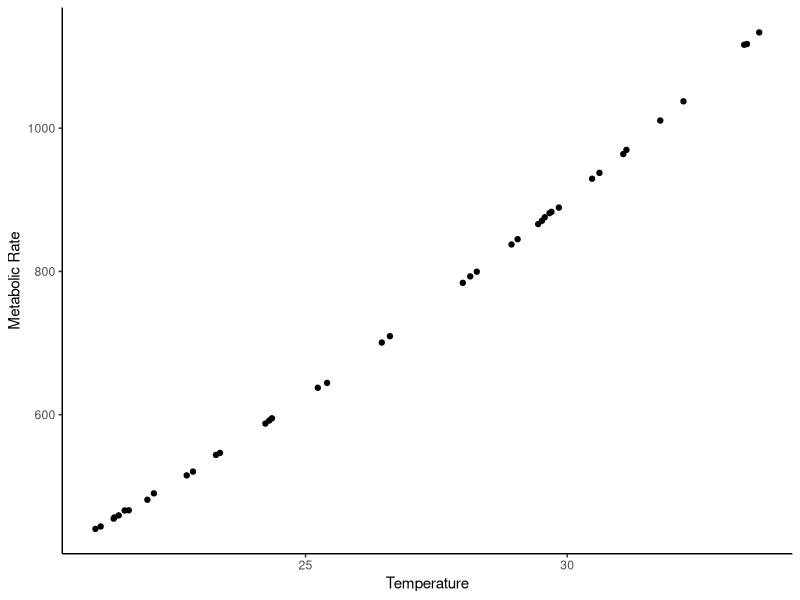
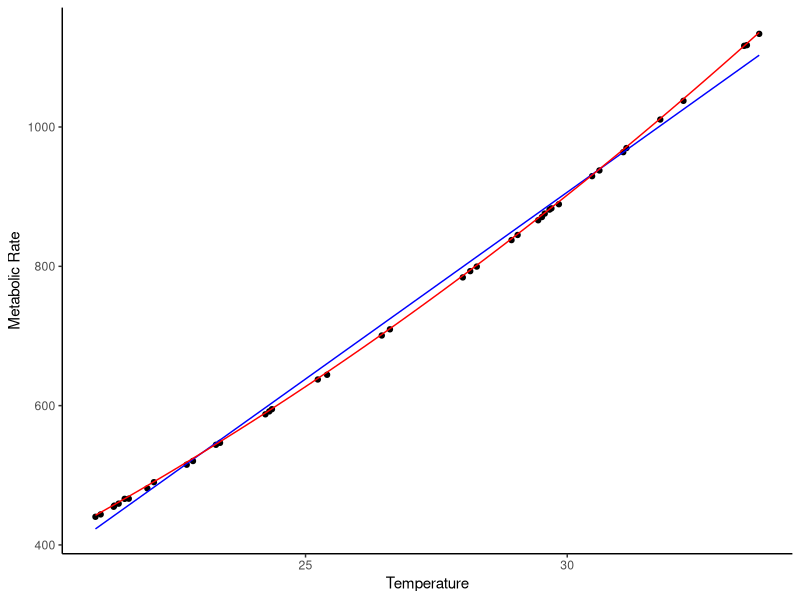

Here is the R script that generated these plots, in order:
## ---- chunk 1
knitr::opts_chunk$set(echo = TRUE)
## ---- chunk 2
#simulate random data
set.seed(40)
x1 <- runif(40, min = 20, max = 34)
epsilon <- rnorm(40, mean = 0, sd = 1)
y <- x1^2 + epsilon

#put it into a dataframe
raw_data <- data.frame(x1, y)

#Plot raw data
library(ggplot2)

raw_plot <- ggplot(raw_data, aes(x1, y)) + geom_point() + theme_classic() + xlab('Temperature') +      ylab('Metabolic Rate')

raw_plot
## ---- chunk 3
#Maximum likelihood approach using a linear model

Linear_max <- function(p, X, Y) {
  b0 <- p[1]; b1 <- p[2]; sd <- p[3]
  
  rsd <- (b0 + b1 * X ) - Y
  
  -sum(dnorm(rsd, mean = 0, sd = sd, log = T)) 
}

linear_optim <- optim(c(1, 0, 5), Linear_max, X = x1, Y = y)
linear_optim
## ---- chunk 4
#Maximum likelihood approach for the quadratic function

Quadratic_max <- function(p, X, Y) {
  a <- p[1]; b <- p[2]; c <- p[3]
  
  rsd2 <- (a * (X^2) + b * X + c) - Y
  
  -sum(dexp(rsd2, rate = X/Y, log = T))
}

quadratic_optim <- optim(c(1, 1, 1), Quadratic_max, X = x1, Y = y)
quadratic_optim
## ---- chunk 5
#Maximum likelihood approach for the Gaussian function

Gaussian_max <- function(p, X, Y) {
  a <- p[1]; b <- p[2]; c <- p[3]; sd <- p[4]
  
  rsd3 <- a * (exp( ((-0.5) * ((abs(X - b)) / c )^2))) - Y
  
  -sum(dnorm(rsd3, mean = 0, sd = sd, log = T)) 
}

gaussian_optim <- optim(c(0, 0, 0, 1), Gaussian_max, X = x1, Y = y)
gaussian_optim
## ---- chunk 6
#Maximum likelihood approach for the modified Gaussian function

modGaussian_max <- function(p, X, Y) {
  a <- p[1]; b <- p[2]; c <- p[3]; d <- p[4]; sd <- p[5]
  
  rsd4 <- a * (exp( ((-0.5) * ((abs(X - b)) / c )^d))) - Y
  
  -sum(dnorm(rsd4, mean = 0, sd = sd, log = T)) 
}

modgaussian_optim <- optim(c(0, 0, 0, 2, 1), modGaussian_max, X = x1, Y = y)
modgaussian_optim
## ---- chunk 7
#Maximum likelihood approach for the Weibull function

Weibull_max <- function(p, X, Y) {
  a <- p[1]; b <- p[2]; c <- p[3]; d <- p[4]; sd <- p[5]
  
  rsd5 <- ((a * (((d - 1) / d)^((1 - d) / d)) * (((X - b) / c) + ((d - 1) / d)^(1 / d))^(d - 1) *     (exp(-(((X - b) / c) + ((d - 1) / d)^(1 / d))^d)) ) + ((d-1) / d) ) - Y
  
  -sum(dnorm(rsd5, mean = 0, sd = sd, log = T)) 
}

weibull_optim <- optim(c(1, 1, 1, 2, 1), Weibull_max, X = x1, Y = y)
weibull_optim
## ---- chunk 8
#Likelihood values (mod_LLs)
mod_LLs <- c(linear_optim$value, quadratic_optim$value, gaussian_optim$value, modgaussian_optim$value, weibull_optim$value)

#Number of model parameters for each model above (mod_pars)
mod_pars <- c(length(linear_optim$par), length(quadratic_optim$par), length(gaussian_optim$par), length(modgaussian_optim$par), length(weibull_optim$par))
## ---- chunk 9
mod_AICs <- (2 * log(mod_LLs)) + 2 * (mod_pars)

mod_AICs
## ---- chunk 10
#Linear Model
linear_eq <- function(x) (linear_optim$par[2] * x) + linear_optim$par[1]

#Quadratic Model
quadratic_eq <- function(x) (quadratic_optim$par[1] * (x^2)) + (quadratic_optim$par[2] * x) +   quadratic_optim$par[3] 
## ---- chunk 11
model_plot <- raw_plot + stat_function(fun = linear_eq, color = 'blue') + stat_function(fun = quadratic_eq, color = 'red') 

model_plot 
